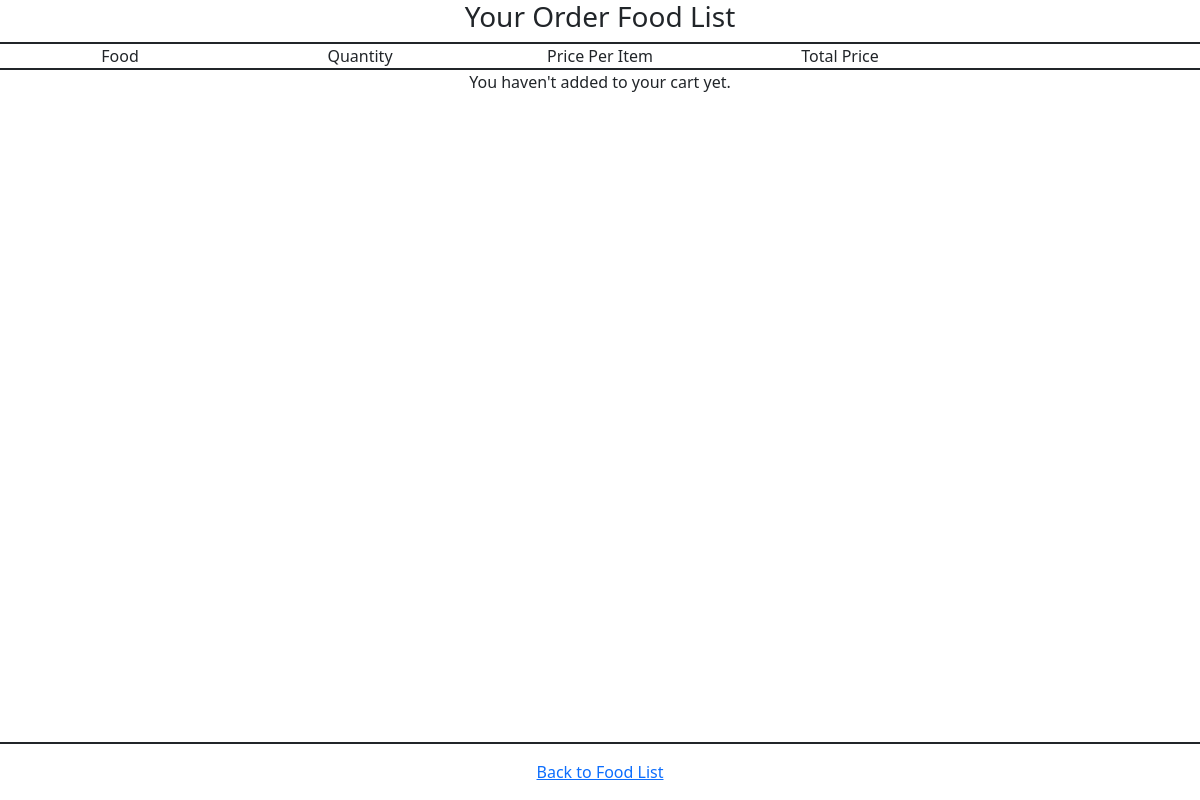
The app's page /food/cart/, older data.
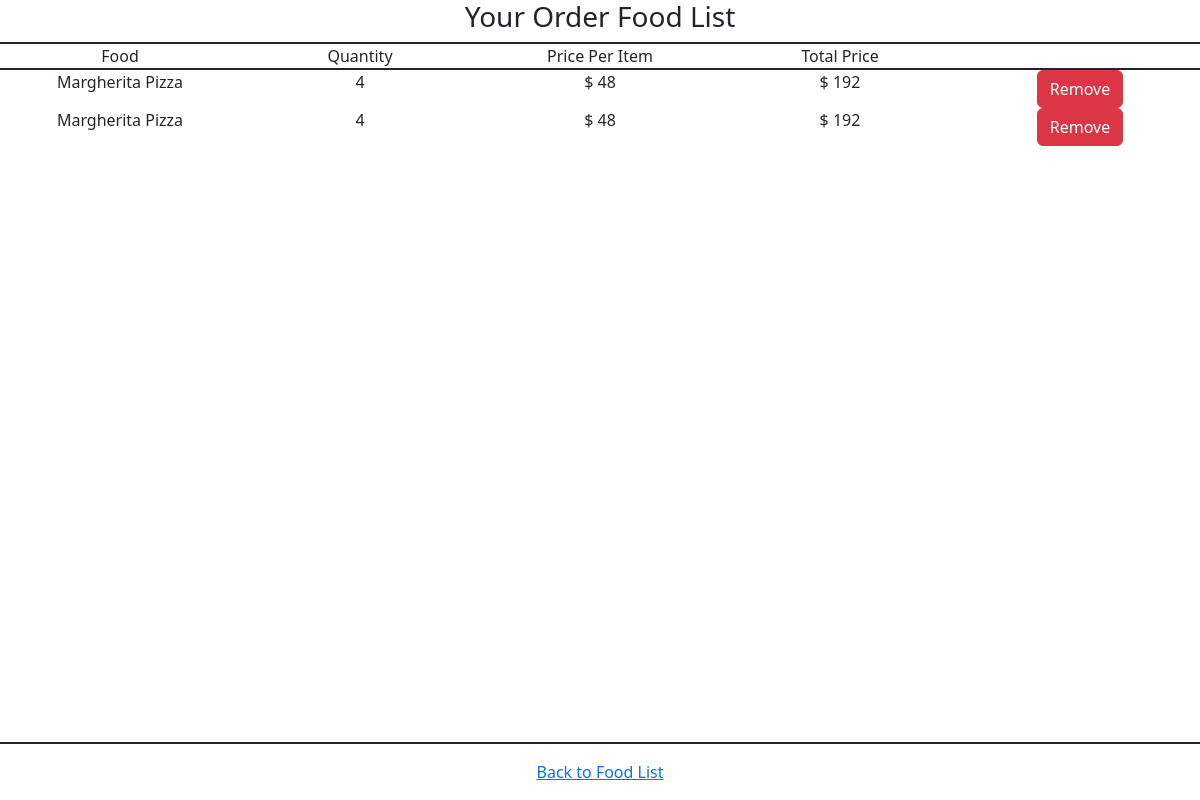
The same page, newer data.
### FoodOrderApp/models.py (models this page shows)
class Cart(models.Model):
    food = models.ForeignKey(Food,on_delete=models.CASCADE)
    name = models.CharField(max_length=20,default="")
    price = models.IntegerField(default=0)
    quantity = models.IntegerField(default=1)

### FoodOrderApp/views.py (the view)
# urls.py: path("cart/",views.CartView.as_view(),name="cart"),
class CartView(ListView):
    template_name = "food/cart.html"
    context_object_name="cart_items"
    def get_queryset(self):
        return Cart.objects.all()
    def get_context_data(self,**kwargs):
        context = super().get_context_data(**kwargs)
        for item in context["cart_items"]:
            item.total = item.quantity * item.price
        return context

### FoodOrderApp/templates/food/cart.html (shortened to what this page needs)
<!DOCTYPE html>
<html lang="en">
<head>
    <link href="https://cdn.jsdelivr.net/npm/bootstrap@5.3.8/dist/css/bootstrap.min.css" rel="stylesheet">
</head>
<body>
    <div class="container-fluid d-flex flex-column min-vh-100">
        <header class="row justify-content-center border-0 border-bottom border-2 border-dark">
            <h3 class="col-auto">Your Order Food List</h3>
        </header>
        <div class="row justify-content-center border-0 border-bottom border-2 border-dark">
            <div class="col text-center">
                Food
            </div>
            <div class="col text-center">
                Quantity
            </div>
            <div class="col text-center">
                Price Per Item
            </div>
            <div class="col text-center">
                Total Price
            </div>
            <div class="col text-center">
            </div>
        </div>
         {%for item in cart_items %}
        <div class="row justify-content-center">
                <div class="col text-center">
                    {{item.name}}
                </div>
                <div class="col text-center">
                    {{item.quantity}}
                </div>
                <div class="col text-center">
                    $ {{item.price}}
                </div>
                <div class="col text-center">
                    $ {{item.total}}
                </div>
                <div class="col text-center">
                    <form action="{% url 'foodOrder:removeQuantity' item.id %}" method="post">
                        <button type="submit" class="btn btn-danger" name="action" value="remove">Remove</button>
                    </form>
                </div>
        </div>
        {%empty%}
        <div class="row justify-content-center">
            You haven't added to your cart yet.
        </div>
        {%endfor%}
        <footer class="row justify-content-center border-0 border-top border-2 border-dark py-3 mt-auto">
            <div class="col-auto">
                <a href="{%url  'foodOrder:index' %}">Back to Food List</a>
            </div>
        </footer>
    </div>
</body>
</html>

Row changes from the older to the newer data that the page shows:
added Cart: name "Margherita Pizza", quantity "4", price "48", total "192"
added Cart: name "Margherita Pizza", quantity "4", price "48", total "192"
Text that changed along with them:
text no longer shown: "You haven't added to your cart yet."
